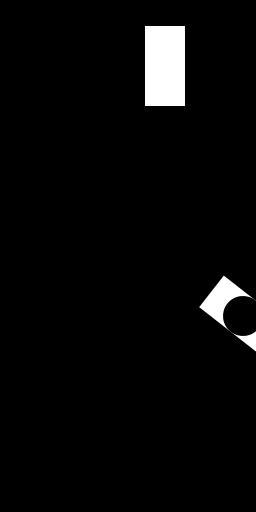
Frame 1 (no input)
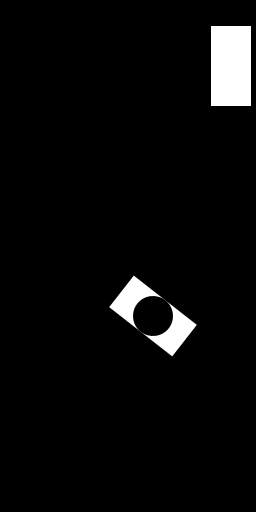
Frame 60 (the mouse pressed at the canvas centre just before this capture)
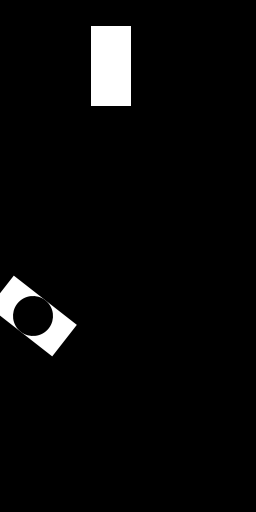
Frame 120 (the mouse held since frame 60 and released just before this capture)

The Processing sketch that drew these frames (run headless with seeded random() and noise(); from frame 60 on, the mouse is pressed at the canvas centre):

// Processing sketch: es1
// ── es1.pde
Pillow pillow;
SuperPillow superpillow;
void setup(){
  size(256, 512);

  pillow = new Pillow(int(random(0, 256)), int(random(256)), 40, 80);
  superpillow = new SuperPillow(int(random(256)), int(random(256, 512)), 40, 80);
}

void draw(){
  background(0);
  pillow.run();
  superpillow.run();
}

void keyPressed(){
  if(key == 'R' || key == 'r'){
    setup();
  }
  
}

// ── Pillow.pde
class Pillow{
  int posx, posy, w, h, Vsx = 2;
  
  Pillow(int x, int y, int w, int h){
    this.posx = x;
    this.posy = y;
    this.w = w;
    this.h = h;
  }
  
  void display(){
    fill(255);
    noStroke();
    rectMode(CENTER);
    rect(posx, posy, w, h);
  }
  
  void move(){
    posx += Vsx;
    if(posx < 0 || posx > width){
      Vsx *= -1;
    }
  }
  
  void run(){
    display();
    move();
  }
}

// ── SuperPillow.pde
class SuperPillow extends Pillow{
  int angle = int(random(0, 360));
  
  SuperPillow(int x, int y, int w, int h){
    super(x, y, w, h);
  }
  
  void display(){
    /*fill(255);
    rectMode(CENTER);
    rect(posx, posy, w, h);
    fill(0);
    
    */
      pushMatrix();
    
      translate(posx,posy);
      rotate(radians(angle));
      
      fill(255);
      noStroke();
      rectMode(CENTER);
      rect(0,0,w,h);
      
      fill(0);
      circle(0, 0, w);
      
    popMatrix();
  }
  
  void incAng(){
    if(dist(mouseX, mouseY, this.posx, this.posy) < w/2){
      angle+=5;
    }
  }
  

  
  void run(){
    display();
    move();
    incAng();
  }
}
